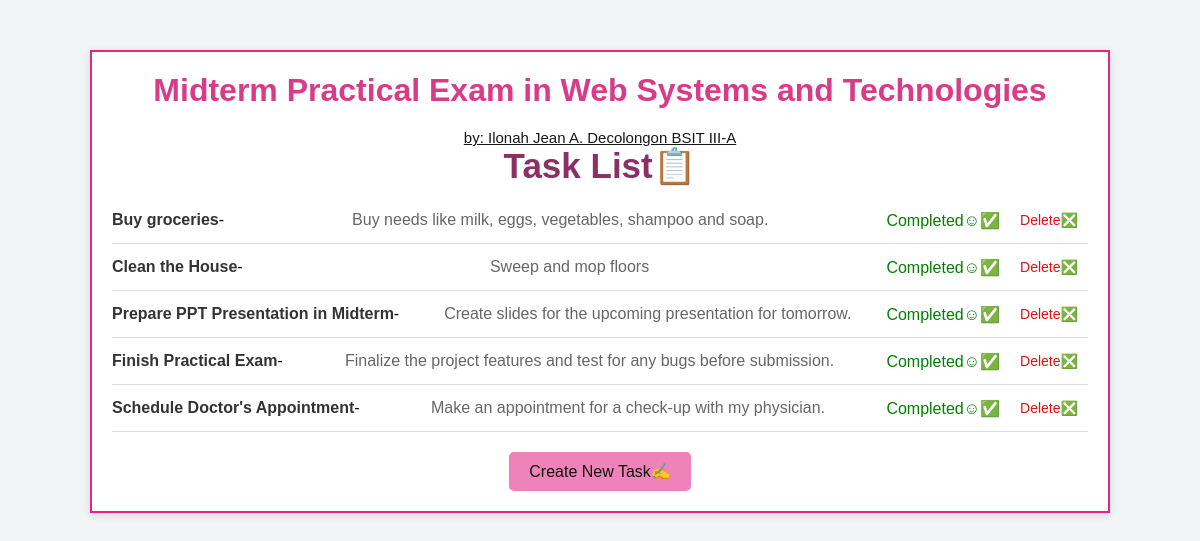
The page / on the database its author committed.
### tasks/models.py (models this page shows, shortened)
class Task(models.Model):
    title = models.CharField(max_length=200)
    description = models.TextField()
    is_complete = models.BooleanField(default=False)

### tasks/views.py (the view)
# urls.py: path('', views.task_list, name='task_list'),
def task_list(request):
    tasks = Task.objects.all()
    return render(request, 'tasks/task_list.html', {'tasks': tasks})

### tasks/templates/tasks/task_list.html (shortened to what this page needs)
<!DOCTYPE html>
<html lang="en">
<head>
</head>
<body>
    <div class="container">
        <h1>Midterm Practical Exam in Web Systems and Technologies</h1>
        <p class="author">by: Ilonah Jean A. Decolongon BSIT III-A</p>
        <h2>Task List📋</h2>
        <ul class="task-list">
            {% for task in tasks %}
                <li class="task-item">
                    <span class="task-title">{{ task.title }}</span> -
                    <span class="task-desc">{{ task.description }}</span>
                    {% if not task.is_complete %}
                        <a href="{% url 'complete_task' task.id %}" class="complete-btn">Mark as Complete</a>
                    {% else %}
                        <span class="completed">Completed☺✅</span>
                    {% endif %}
                    <a href="{% url 'delete_task' task.id %}" class="delete-btn">Delete❎</a>
                </li>
            {% endfor %}
        </ul>
        <a href="{% url 'create_task' %}" class="create-task-btn">Create New Task✍</a>
    </div>
</body>
</html>

### tasks/templates/tasks/task_list.html (style rules this page uses)
* { margin: 0; padding: 0; box-sizing: border-box; }
body { font-family: Arial, sans-serif; background-color: #f0f4f7; }
.container { width: 85%; margin: 50px auto; padding: 20px; background-color: #fff; box-shadow: 0 2px 8px rgba(0, 0, 0, 0.1); border-radius: 0px; border: 2px solid #e72580; text-align: center; }
h1 { text-align: center; margin-bottom: 20px; color: #d83b87; }
h2 { text-align: center; margin-bottom: 10px; color: #8b2f65; font-size: 35px; }
p.author { color: rgb(24, 22, 23); text-align: center; font-size: 15px; text-decoration: underline; }
.task-list { list-style-type: none; }
.task-item { display: flex; justify-content: space-between; align-items: center; padding: 10px 0; border-bottom: 1px solid #ddd; }
.task-title { font-weight: bold; color: #333; }
.task-desc { margin-left: 10px; flex-grow: 1; color: #666; }
.completed { color: green; font-style: bold; }
.create-task-btn { display: inline-block; margin-top: 20px; padding: 10px 20px; background-color: #ee83b9; color: #111111; text-decoration: none; border-radius: 5px; }
.delete-btn { background-color: #ffffff; color: #e70f0f; text-decoration: none; padding: 5px 10px; border-radius: 5px; font-size: 14px; margin-left: 10px; }

### rows shown on the page
Task: title "Buy groceries", description "Buy needs like milk, eggs, vegetables, shampoo and soap.", is_complete "Completed☺✅"
Task: title "Clean the House", description "Sweep and mop floors", is_complete "Completed☺✅"
Task: title "Prepare PPT Presentation in Midterm", description "Create slides for the upcoming presentation for tomorrow.", is_complete "Completed☺✅"
Task: title "Finish Practical Exam", description "Finalize the project features and test for any bugs before submission.", is_complete "Completed☺✅"
Task: title "Schedule Doctor's Appointment", description "Make an appointment for a check-up with my physician.", is_complete "Completed☺✅"
